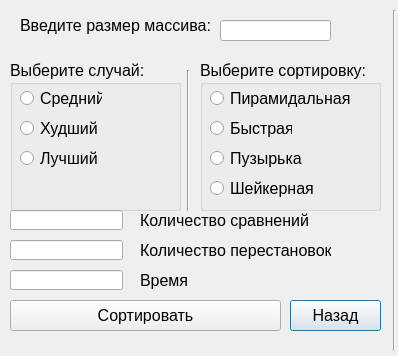
<?xml version="1.0" encoding="UTF-8"?>
<ui version="4.0">
 <class>Massiv</class>
 <widget class="QDialog" name="Massiv">
  <property name="geometry">
   <rect>
    <x>0</x>
    <y>0</y>
    <width>398</width>
    <height>356</height>
   </rect>
  </property>
  <property name="windowTitle">
   <string>Dialog</string>
  </property>
  <widget class="QPushButton" name="pushButton">
   <property name="geometry">
    <rect>
     <x>290</x>
     <y>300</y>
     <width>91</width>
     <height>31</height>
    </rect>
   </property>
   <property name="font">
    <font>
     <pointsize>12</pointsize>
    </font>
   </property>
   <property name="text">
    <string>Назад</string>
   </property>
  </widget>
  <widget class="QGroupBox" name="groupBox">
   <property name="geometry">
    <rect>
     <x>10</x>
     <y>60</y>
     <width>171</width>
     <height>151</height>
    </rect>
   </property>
   <property name="font">
    <font>
     <pointsize>12</pointsize>
    </font>
   </property>
   <property name="title">
    <string>Выберите случай: </string>
   </property>
   <widget class="QRadioButton" name="sredn">
    <property name="geometry">
     <rect>
      <x>10</x>
      <y>30</y>
      <width>82</width>
      <height>17</height>
     </rect>
    </property>
    <property name="text">
     <string>Средний</string>
    </property>
   </widget>
   <widget class="QRadioButton" name="bad">
    <property name="geometry">
     <rect>
      <x>10</x>
      <y>60</y>
      <width>82</width>
      <height>17</height>
     </rect>
    </property>
    <property name="text">
     <string>Худший</string>
    </property>
   </widget>
   <widget class="QRadioButton" name="best">
    <property name="geometry">
     <rect>
      <x>10</x>
      <y>90</y>
      <width>82</width>
      <height>17</height>
     </rect>
    </property>
    <property name="text">
     <string>Лучший</string>
    </property>
   </widget>
  </widget>
  <widget class="QLabel" name="label">
   <property name="geometry">
    <rect>
     <x>20</x>
     <y>10</y>
     <width>191</width>
     <height>31</height>
    </rect>
   </property>
   <property name="font">
    <font>
     <pointsize>12</pointsize>
    </font>
   </property>
   <property name="text">
    <string>Введите размер массива: </string>
   </property>
  </widget>
  <widget class="QLineEdit" name="razmer">
   <property name="geometry">
    <rect>
     <x>220</x>
     <y>20</y>
     <width>111</width>
     <height>21</height>
    </rect>
   </property>
  </widget>
  <widget class="QGroupBox" name="groupBox_2">
   <property name="geometry">
    <rect>
     <x>200</x>
     <y>60</y>
     <width>181</width>
     <height>151</height>
    </rect>
   </property>
   <property name="font">
    <font>
     <pointsize>12</pointsize>
    </font>
   </property>
   <property name="title">
    <string>Выберите сортировку:</string>
   </property>
   <widget class="QRadioButton" name="piramida">
    <property name="geometry">
     <rect>
      <x>10</x>
      <y>30</y>
      <width>141</width>
      <height>17</height>
     </rect>
    </property>
    <property name="text">
     <string>Пирамидальная</string>
    </property>
   </widget>
   <widget class="QRadioButton" name="quick">
    <property name="geometry">
     <rect>
      <x>10</x>
      <y>60</y>
      <width>82</width>
      <height>17</height>
     </rect>
    </property>
    <property name="text">
     <string>Быстрая</string>
    </property>
   </widget>
   <widget class="QRadioButton" name="bub">
    <property name="geometry">
     <rect>
      <x>10</x>
      <y>90</y>
      <width>161</width>
      <height>17</height>
     </rect>
    </property>
    <property name="text">
     <string>Пузырька</string>
    </property>
   </widget>
   <widget class="QRadioButton" name="shake">
    <property name="geometry">
     <rect>
      <x>10</x>
      <y>120</y>
      <width>141</width>
      <height>17</height>
     </rect>
    </property>
    <property name="text">
     <string>Шейкерная</string>
    </property>
   </widget>
  </widget>
  <widget class="QLineEdit" name="pers">
   <property name="geometry">
    <rect>
     <x>10</x>
     <y>240</y>
     <width>113</width>
     <height>20</height>
    </rect>
   </property>
  </widget>
  <widget class="QLineEdit" name="vrem">
   <property name="geometry">
    <rect>
     <x>10</x>
     <y>270</y>
     <width>113</width>
     <height>20</height>
    </rect>
   </property>
  </widget>
  <widget class="QLabel" name="label_2">
   <property name="geometry">
    <rect>
     <x>140</x>
     <y>210</y>
     <width>191</width>
     <height>21</height>
    </rect>
   </property>
   <property name="font">
    <font>
     <pointsize>12</pointsize>
    </font>
   </property>
   <property name="text">
    <string>Количество сравнений</string>
   </property>
  </widget>
  <widget class="QLineEdit" name="sravn">
   <property name="geometry">
    <rect>
     <x>10</x>
     <y>210</y>
     <width>113</width>
     <height>20</height>
    </rect>
   </property>
  </widget>
  <widget class="QLabel" name="label_3">
   <property name="geometry">
    <rect>
     <x>140</x>
     <y>240</y>
     <width>191</width>
     <height>21</height>
    </rect>
   </property>
   <property name="font">
    <font>
     <pointsize>12</pointsize>
    </font>
   </property>
   <property name="text">
    <string>Количество перестановок</string>
   </property>
  </widget>
  <widget class="QLabel" name="label_4">
   <property name="geometry">
    <rect>
     <x>140</x>
     <y>270</y>
     <width>81</width>
     <height>21</height>
    </rect>
   </property>
   <property name="font">
    <font>
     <pointsize>12</pointsize>
    </font>
   </property>
   <property name="text">
    <string>Время</string>
   </property>
  </widget>
  <widget class="Line" name="line">
   <property name="geometry">
    <rect>
     <x>180</x>
     <y>70</y>
     <width>16</width>
     <height>141</height>
    </rect>
   </property>
   <property name="orientation">
    <enum>Qt::Vertical</enum>
   </property>
  </widget>
  <widget class="QPushButton" name="pushButton_2">
   <property name="geometry">
    <rect>
     <x>10</x>
     <y>300</y>
     <width>271</width>
     <height>31</height>
    </rect>
   </property>
   <property name="font">
    <font>
     <pointsize>12</pointsize>
    </font>
   </property>
   <property name="text">
    <string>Сортировать</string>
   </property>
  </widget>
  <widget class="Line" name="line_2">
   <property name="geometry">
    <rect>
     <x>379</x>
     <y>10</y>
     <width>31</width>
     <height>341</height>
    </rect>
   </property>
   <property name="orientation">
    <enum>Qt::Vertical</enum>
   </property>
  </widget>
  <widget class="Line" name="line_3">
   <property name="geometry">
    <rect>
     <x>10</x>
     <y>220</y>
     <width>1011</width>
     <height>41</height>
    </rect>
   </property>
   <property name="orientation">
    <enum>Qt::Vertical</enum>
   </property>
  </widget>
 </widget>
 <resources/>
 <connections/>
</ui>
